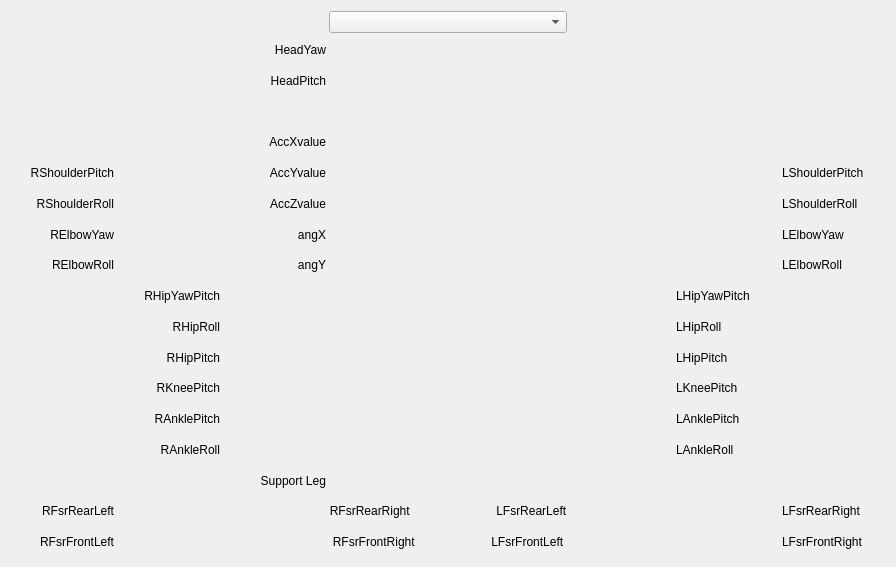
<?xml version="1.0" encoding="UTF-8"?>
<ui version="4.0">
 <class>SensorsController</class>
 <widget class="QWidget" name="SensorsController">
  <property name="geometry">
   <rect>
    <x>0</x>
    <y>0</y>
    <width>896</width>
    <height>567</height>
   </rect>
  </property>
  <property name="windowTitle">
   <string>Form</string>
  </property>
  <layout class="QGridLayout" name="gridLayout_2">
   <item row="0" column="0">
    <layout class="QGridLayout" name="gridLayout" columnstretch="0,0,0,0,0,0,0">
     <property name="spacing">
      <number>3</number>
     </property>
     <item row="0" column="3">
      <widget class="QComboBox" name="LSDComboBox"/>
     </item>
     <item row="1" column="2">
      <widget class="QLabel" name="label_14">
       <property name="text">
        <string>HeadYaw</string>
       </property>
       <property name="alignment">
        <set>Qt::AlignRight|Qt::AlignTrailing|Qt::AlignVCenter</set>
       </property>
      </widget>
     </item>
     <item row="1" column="3">
      <widget class="QLabel" name="HY">
       <property name="text">
        <string/>
       </property>
      </widget>
     </item>
     <item row="2" column="2">
      <widget class="QLabel" name="label_15">
       <property name="text">
        <string>HeadPitch</string>
       </property>
       <property name="alignment">
        <set>Qt::AlignRight|Qt::AlignTrailing|Qt::AlignVCenter</set>
       </property>
      </widget>
     </item>
     <item row="2" column="3">
      <widget class="QLabel" name="HP">
       <property name="text">
        <string/>
       </property>
      </widget>
     </item>
     <item row="4" column="2">
      <widget class="QLabel" name="label_13">
       <property name="text">
        <string>AccXvalue</string>
       </property>
       <property name="alignment">
        <set>Qt::AlignRight|Qt::AlignTrailing|Qt::AlignVCenter</set>
       </property>
      </widget>
     </item>
     <item row="4" column="3">
      <widget class="QLabel" name="AccX">
       <property name="text">
        <string/>
       </property>
      </widget>
     </item>
     <item row="5" column="0">
      <widget class="QLabel" name="label">
       <property name="autoFillBackground">
        <bool>false</bool>
       </property>
       <property name="text">
        <string>RShoulderPitch</string>
       </property>
       <property name="alignment">
        <set>Qt::AlignRight|Qt::AlignTrailing|Qt::AlignVCenter</set>
       </property>
      </widget>
     </item>
     <item row="5" column="1">
      <widget class="QLabel" name="RSP">
       <property name="text">
        <string/>
       </property>
      </widget>
     </item>
     <item row="5" column="2">
      <widget class="QLabel" name="label_2">
       <property name="text">
        <string>AccYvalue</string>
       </property>
       <property name="alignment">
        <set>Qt::AlignRight|Qt::AlignTrailing|Qt::AlignVCenter</set>
       </property>
      </widget>
     </item>
     <item row="5" column="3">
      <widget class="QLabel" name="AccY">
       <property name="text">
        <string/>
       </property>
      </widget>
     </item>
     <item row="5" column="4">
      <widget class="QLabel" name="label_19">
       <property name="text">
        <string/>
       </property>
      </widget>
     </item>
     <item row="5" column="5">
      <widget class="QLabel" name="LSP">
       <property name="text">
        <string/>
       </property>
      </widget>
     </item>
     <item row="5" column="6">
      <widget class="QLabel" name="label_3">
       <property name="text">
        <string>LShoulderPitch</string>
       </property>
       <property name="alignment">
        <set>Qt::AlignLeading|Qt::AlignLeft|Qt::AlignVCenter</set>
       </property>
      </widget>
     </item>
     <item row="6" column="0">
      <widget class="QLabel" name="label_4">
       <property name="text">
        <string>RShoulderRoll</string>
       </property>
       <property name="alignment">
        <set>Qt::AlignRight|Qt::AlignTrailing|Qt::AlignVCenter</set>
       </property>
      </widget>
     </item>
     <item row="6" column="1">
      <widget class="QLabel" name="RSR">
       <property name="text">
        <string/>
       </property>
      </widget>
     </item>
     <item row="6" column="2">
      <widget class="QLabel" name="label_7">
       <property name="text">
        <string>AccZvalue</string>
       </property>
       <property name="alignment">
        <set>Qt::AlignRight|Qt::AlignTrailing|Qt::AlignVCenter</set>
       </property>
      </widget>
     </item>
     <item row="6" column="3">
      <widget class="QLabel" name="AccZ">
       <property name="text">
        <string/>
       </property>
      </widget>
     </item>
     <item row="6" column="4">
      <widget class="QLabel" name="label_36">
       <property name="text">
        <string/>
       </property>
      </widget>
     </item>
     <item row="6" column="5">
      <widget class="QLabel" name="LSR">
       <property name="text">
        <string/>
       </property>
      </widget>
     </item>
     <item row="6" column="6">
      <widget class="QLabel" name="label_10">
       <property name="text">
        <string>LShoulderRoll</string>
       </property>
       <property name="alignment">
        <set>Qt::AlignLeading|Qt::AlignLeft|Qt::AlignVCenter</set>
       </property>
      </widget>
     </item>
     <item row="7" column="0">
      <widget class="QLabel" name="label_5">
       <property name="text">
        <string>RElbowYaw</string>
       </property>
       <property name="alignment">
        <set>Qt::AlignRight|Qt::AlignTrailing|Qt::AlignVCenter</set>
       </property>
      </widget>
     </item>
     <item row="7" column="1">
      <widget class="QLabel" name="REY">
       <property name="text">
        <string/>
       </property>
      </widget>
     </item>
     <item row="7" column="2">
      <widget class="QLabel" name="label_8">
       <property name="text">
        <string>angX</string>
       </property>
       <property name="alignment">
        <set>Qt::AlignRight|Qt::AlignTrailing|Qt::AlignVCenter</set>
       </property>
      </widget>
     </item>
     <item row="7" column="3">
      <widget class="QLabel" name="AngX">
       <property name="text">
        <string/>
       </property>
      </widget>
     </item>
     <item row="7" column="4">
      <widget class="QLabel" name="label_39">
       <property name="text">
        <string/>
       </property>
      </widget>
     </item>
     <item row="7" column="5">
      <widget class="QLabel" name="LEY">
       <property name="text">
        <string/>
       </property>
      </widget>
     </item>
     <item row="7" column="6">
      <widget class="QLabel" name="label_11">
       <property name="text">
        <string>LElbowYaw</string>
       </property>
       <property name="alignment">
        <set>Qt::AlignLeading|Qt::AlignLeft|Qt::AlignVCenter</set>
       </property>
      </widget>
     </item>
     <item row="8" column="0">
      <widget class="QLabel" name="label_6">
       <property name="text">
        <string>RElbowRoll</string>
       </property>
       <property name="alignment">
        <set>Qt::AlignRight|Qt::AlignTrailing|Qt::AlignVCenter</set>
       </property>
      </widget>
     </item>
     <item row="8" column="1">
      <widget class="QLabel" name="RER">
       <property name="text">
        <string/>
       </property>
      </widget>
     </item>
     <item row="8" column="2">
      <widget class="QLabel" name="label_9">
       <property name="text">
        <string>angY</string>
       </property>
       <property name="alignment">
        <set>Qt::AlignRight|Qt::AlignTrailing|Qt::AlignVCenter</set>
       </property>
      </widget>
     </item>
     <item row="8" column="3">
      <widget class="QLabel" name="AngY">
       <property name="text">
        <string/>
       </property>
      </widget>
     </item>
     <item row="8" column="4">
      <widget class="QLabel" name="label_48">
       <property name="text">
        <string/>
       </property>
       <property name="alignment">
        <set>Qt::AlignRight|Qt::AlignTrailing|Qt::AlignVCenter</set>
       </property>
      </widget>
     </item>
     <item row="8" column="5">
      <widget class="QLabel" name="LER">
       <property name="text">
        <string/>
       </property>
      </widget>
     </item>
     <item row="8" column="6">
      <widget class="QLabel" name="label_12">
       <property name="text">
        <string>LElbowRoll</string>
       </property>
       <property name="alignment">
        <set>Qt::AlignLeading|Qt::AlignLeft|Qt::AlignVCenter</set>
       </property>
      </widget>
     </item>
     <item row="9" column="1">
      <widget class="QLabel" name="label_24">
       <property name="text">
        <string>RHipYawPitch</string>
       </property>
       <property name="alignment">
        <set>Qt::AlignRight|Qt::AlignTrailing|Qt::AlignVCenter</set>
       </property>
      </widget>
     </item>
     <item row="9" column="2">
      <widget class="QLabel" name="RHYP">
       <property name="text">
        <string/>
       </property>
      </widget>
     </item>
     <item row="9" column="4">
      <widget class="QLabel" name="LHYP">
       <property name="text">
        <string/>
       </property>
      </widget>
     </item>
     <item row="9" column="5">
      <widget class="QLabel" name="label_25">
       <property name="text">
        <string>LHipYawPitch</string>
       </property>
       <property name="alignment">
        <set>Qt::AlignLeading|Qt::AlignLeft|Qt::AlignVCenter</set>
       </property>
      </widget>
     </item>
     <item row="10" column="1">
      <widget class="QLabel" name="label_26">
       <property name="text">
        <string>RHipRoll</string>
       </property>
       <property name="alignment">
        <set>Qt::AlignRight|Qt::AlignTrailing|Qt::AlignVCenter</set>
       </property>
      </widget>
     </item>
     <item row="10" column="2">
      <widget class="QLabel" name="RHR">
       <property name="text">
        <string/>
       </property>
      </widget>
     </item>
     <item row="10" column="4">
      <widget class="QLabel" name="LHR">
       <property name="text">
        <string/>
       </property>
      </widget>
     </item>
     <item row="10" column="5">
      <widget class="QLabel" name="label_30">
       <property name="text">
        <string>LHipRoll</string>
       </property>
       <property name="alignment">
        <set>Qt::AlignLeading|Qt::AlignLeft|Qt::AlignVCenter</set>
       </property>
      </widget>
     </item>
     <item row="11" column="1">
      <widget class="QLabel" name="label_27">
       <property name="text">
        <string>RHipPitch</string>
       </property>
       <property name="alignment">
        <set>Qt::AlignRight|Qt::AlignTrailing|Qt::AlignVCenter</set>
       </property>
      </widget>
     </item>
     <item row="11" column="2">
      <widget class="QLabel" name="RHP">
       <property name="text">
        <string/>
       </property>
      </widget>
     </item>
     <item row="11" column="4">
      <widget class="QLabel" name="LHP">
       <property name="text">
        <string/>
       </property>
      </widget>
     </item>
     <item row="11" column="5">
      <widget class="QLabel" name="label_31">
       <property name="text">
        <string>LHipPitch</string>
       </property>
       <property name="alignment">
        <set>Qt::AlignLeading|Qt::AlignLeft|Qt::AlignVCenter</set>
       </property>
      </widget>
     </item>
     <item row="13" column="1">
      <widget class="QLabel" name="label_28">
       <property name="text">
        <string>RKneePitch</string>
       </property>
       <property name="alignment">
        <set>Qt::AlignRight|Qt::AlignTrailing|Qt::AlignVCenter</set>
       </property>
      </widget>
     </item>
     <item row="13" column="2">
      <widget class="QLabel" name="RKP">
       <property name="text">
        <string/>
       </property>
      </widget>
     </item>
     <item row="13" column="4">
      <widget class="QLabel" name="LKP">
       <property name="text">
        <string/>
       </property>
      </widget>
     </item>
     <item row="13" column="5">
      <widget class="QLabel" name="label_32">
       <property name="text">
        <string>LKneePitch</string>
       </property>
       <property name="alignment">
        <set>Qt::AlignLeading|Qt::AlignLeft|Qt::AlignVCenter</set>
       </property>
      </widget>
     </item>
     <item row="14" column="1">
      <widget class="QLabel" name="label_29">
       <property name="text">
        <string>RAnklePitch</string>
       </property>
       <property name="alignment">
        <set>Qt::AlignRight|Qt::AlignTrailing|Qt::AlignVCenter</set>
       </property>
      </widget>
     </item>
     <item row="14" column="2">
      <widget class="QLabel" name="RAP">
       <property name="text">
        <string/>
       </property>
      </widget>
     </item>
     <item row="14" column="4">
      <widget class="QLabel" name="LAP">
       <property name="text">
        <string/>
       </property>
      </widget>
     </item>
     <item row="14" column="5">
      <widget class="QLabel" name="label_33">
       <property name="text">
        <string>LAnklePitch</string>
       </property>
       <property name="alignment">
        <set>Qt::AlignLeading|Qt::AlignLeft|Qt::AlignVCenter</set>
       </property>
      </widget>
     </item>
     <item row="15" column="1">
      <widget class="QLabel" name="label_35">
       <property name="text">
        <string>RAnkleRoll</string>
       </property>
       <property name="alignment">
        <set>Qt::AlignRight|Qt::AlignTrailing|Qt::AlignVCenter</set>
       </property>
      </widget>
     </item>
     <item row="15" column="2">
      <widget class="QLabel" name="RAR">
       <property name="text">
        <string/>
       </property>
      </widget>
     </item>
     <item row="15" column="4">
      <widget class="QLabel" name="LAR">
       <property name="text">
        <string/>
       </property>
      </widget>
     </item>
     <item row="15" column="5">
      <widget class="QLabel" name="label_34">
       <property name="text">
        <string>LAnkleRoll</string>
       </property>
       <property name="alignment">
        <set>Qt::AlignLeading|Qt::AlignLeft|Qt::AlignVCenter</set>
       </property>
      </widget>
     </item>
     <item row="16" column="2">
      <widget class="QLabel" name="label_18">
       <property name="text">
        <string>Support Leg</string>
       </property>
       <property name="alignment">
        <set>Qt::AlignRight|Qt::AlignTrailing|Qt::AlignVCenter</set>
       </property>
      </widget>
     </item>
     <item row="16" column="3">
      <widget class="QLabel" name="SupportLeg">
       <property name="text">
        <string/>
       </property>
      </widget>
     </item>
     <item row="17" column="0">
      <widget class="QLabel" name="label_51">
       <property name="text">
        <string>RFsrRearLeft</string>
       </property>
       <property name="alignment">
        <set>Qt::AlignRight|Qt::AlignTrailing|Qt::AlignVCenter</set>
       </property>
      </widget>
     </item>
     <item row="17" column="1">
      <widget class="QLabel" name="RFsrRL">
       <property name="text">
        <string/>
       </property>
      </widget>
     </item>
     <item row="17" column="2">
      <widget class="QLabel" name="RFsrRR">
       <property name="text">
        <string/>
       </property>
      </widget>
     </item>
     <item row="17" column="3">
      <widget class="QLabel" name="label_52">
       <property name="text">
        <string>RFsrRearRight                          LFsrRearLeft</string>
       </property>
       <property name="alignment">
        <set>Qt::AlignCenter</set>
       </property>
      </widget>
     </item>
     <item row="17" column="4">
      <widget class="QLabel" name="LFsrRL">
       <property name="text">
        <string/>
       </property>
      </widget>
     </item>
     <item row="17" column="5">
      <widget class="QLabel" name="LFsrRR">
       <property name="text">
        <string/>
       </property>
      </widget>
     </item>
     <item row="17" column="6">
      <widget class="QLabel" name="label_58">
       <property name="text">
        <string>LFsrRearRight</string>
       </property>
       <property name="alignment">
        <set>Qt::AlignLeading|Qt::AlignLeft|Qt::AlignVCenter</set>
       </property>
      </widget>
     </item>
     <item row="18" column="0">
      <widget class="QLabel" name="label_50">
       <property name="text">
        <string>RFsrFrontLeft</string>
       </property>
       <property name="alignment">
        <set>Qt::AlignRight|Qt::AlignTrailing|Qt::AlignVCenter</set>
       </property>
      </widget>
     </item>
     <item row="18" column="1">
      <widget class="QLabel" name="RFsrFL">
       <property name="text">
        <string/>
       </property>
      </widget>
     </item>
     <item row="18" column="2">
      <widget class="QLabel" name="RFsrFR">
       <property name="text">
        <string/>
       </property>
      </widget>
     </item>
     <item row="18" column="3">
      <widget class="QLabel" name="label_53">
       <property name="text">
        <string>RFsrFrontRight                       LFsrFrontLeft</string>
       </property>
       <property name="alignment">
        <set>Qt::AlignCenter</set>
       </property>
      </widget>
     </item>
     <item row="18" column="4">
      <widget class="QLabel" name="LFsrFL">
       <property name="text">
        <string/>
       </property>
      </widget>
     </item>
     <item row="18" column="5">
      <widget class="QLabel" name="LFsrFR">
       <property name="text">
        <string/>
       </property>
      </widget>
     </item>
     <item row="18" column="6">
      <widget class="QLabel" name="label_56">
       <property name="text">
        <string>LFsrFrontRight</string>
       </property>
       <property name="alignment">
        <set>Qt::AlignLeading|Qt::AlignLeft|Qt::AlignVCenter</set>
       </property>
      </widget>
     </item>
     <item row="3" column="3">
      <widget class="QLabel" name="label_17">
       <property name="text">
        <string/>
       </property>
       <property name="alignment">
        <set>Qt::AlignCenter</set>
       </property>
      </widget>
     </item>
    </layout>
   </item>
  </layout>
 </widget>
 <resources/>
 <connections/>
</ui>
